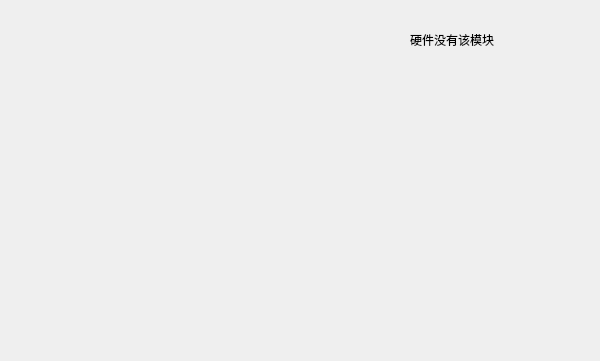
<?xml version="1.0" encoding="UTF-8"?>
<ui version="4.0">
 <class>SCALE_tabClass</class>
 <widget class="QWidget" name="SCALE_tabClass">
  <property name="geometry">
   <rect>
    <x>0</x>
    <y>0</y>
    <width>600</width>
    <height>361</height>
   </rect>
  </property>
  <property name="windowTitle">
   <string>SCALE_tab</string>
  </property>
  <widget class="QLabel" name="label">
   <property name="geometry">
    <rect>
     <x>410</x>
     <y>30</y>
     <width>141</width>
     <height>19</height>
    </rect>
   </property>
   <property name="text">
    <string>硬件没有该模块</string>
   </property>
  </widget>
 </widget>
 <layoutdefault spacing="6" margin="11"/>
 <resources/>
 <connections/>
</ui>
